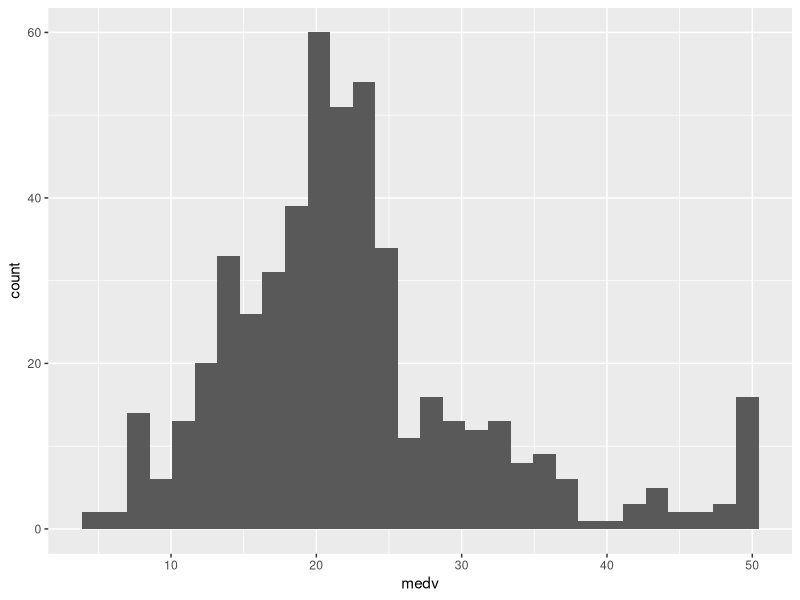
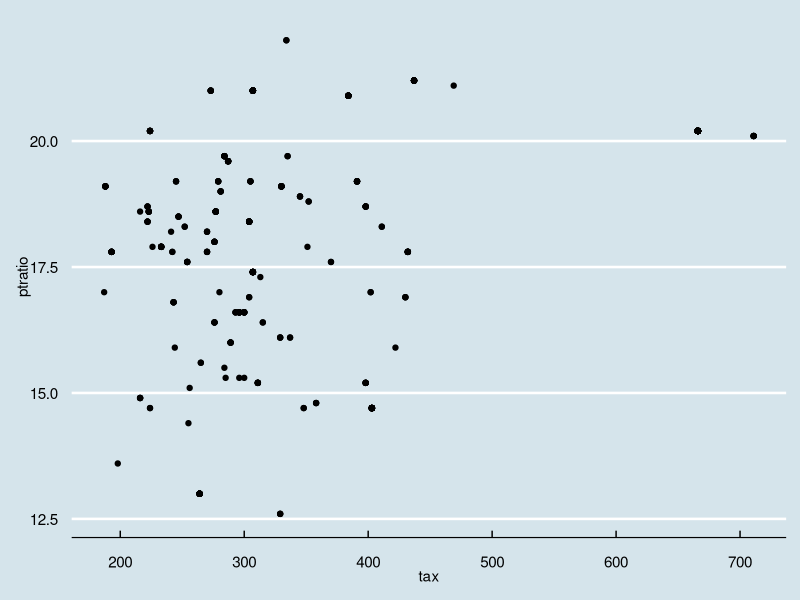

Here is the R script that generated these plots, in order:
## ---- chunk 1
phat = 215/400
s2 = phat * (1-phat)
lower = phat-1.96*sqrt(s2/400)  
upper = phat+1.96*sqrt(s2/400) 
## ---- chunk 2
lower = phat-2.58*sqrt(s2/400)  
upper = phat+2.58*sqrt(s2/400) 
## ---- chunk 3
N = 10000
n = 27
ybar_store = c()
for(i in 1:N){
  # sample from N(8,4) with a sample size n=27
  # store the sample mean
}
# calculate the proportion that the sample mean is less than 10. 
## ---- chunk 4
pnorm(2/sqrt(4/27))
## ---- chunk 5
N = 10000
n = 27
ybar_store = c()
count = 0

for(i in 1:N){
  # sample from N(8,4) with a sample size n=27
  # store the sample mean
  y = rnorm(27, mean = 8, sd = 2)
  if (mean(y)<10){
    count = count+1
  }
}

p = count/N
p
# calculate the proportion that the sample mean is less than 10. 
## ---- chunk 6
library(MASS)
library(ggplot2)
library(tidyverse)
library(magrittr)
library(ggthemes)
data = Boston
# abbadaba
## a. (note: you need to place variable names inside aes().)
# ggplot(data=data)+geom_histogram(aes(x))
## ---- chunk 7
ggplot(data=data)+geom_histogram(aes(medv))
## ---- chunk 8
mean(data$medv)
median(data$medv)
min(data$medv)
max(data$medv)
## ---- chunk 9
data %>% group_by(chas) %>% summarize(mean(medv))
## ---- chunk 10
ggplot(data=data)+geom_point(aes(tax,ptratio))+theme_economist()
## ---- chunk 11
data %<>% mutate(crim_binary = ifelse(crim>=median(crim),1,0))
## ---- chunk 12
data %>% group_by(crim_binary) %>% summarize(var(medv))
## ---- chunk 13

